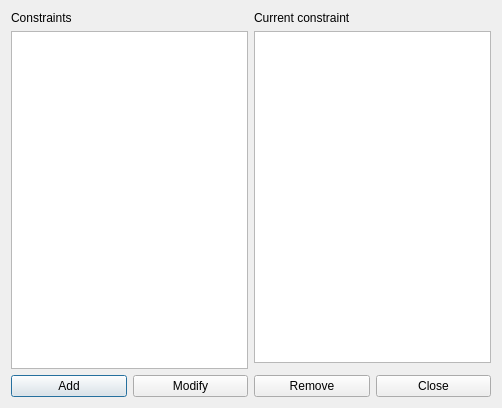
<?xml version="1.0" encoding="UTF-8"?>
<ui version="4.0">
 <class>ConstraintTeachersMaxZeroGapsPerAfternoonForm_template</class>
 <widget class="QDialog" name="ConstraintTeachersMaxZeroGapsPerAfternoonForm_template">
  <property name="geometry">
   <rect>
    <x>0</x>
    <y>0</y>
    <width>502</width>
    <height>408</height>
   </rect>
  </property>
  <property name="windowTitle">
   <string extracomment="This is the title of the dialog in which you see the list of all constraints of this type">Constraints teachers max zero gaps per afternoon</string>
  </property>
  <layout class="QGridLayout" name="gridLayout_2">
   <item row="0" column="0" rowspan="2">
    <layout class="QVBoxLayout" name="verticalLayout_2">
     <item>
      <widget class="QLabel" name="constraintsTextLabel">
       <property name="frameShape">
        <enum>QFrame::NoFrame</enum>
       </property>
       <property name="frameShadow">
        <enum>QFrame::Plain</enum>
       </property>
       <property name="text">
        <string>Constraints</string>
       </property>
       <property name="wordWrap">
        <bool>false</bool>
       </property>
      </widget>
     </item>
     <item>
      <widget class="QListWidget" name="constraintsListWidget"/>
     </item>
    </layout>
   </item>
   <item row="0" column="1">
    <layout class="QVBoxLayout" name="verticalLayout">
     <item>
      <widget class="QLabel" name="currentConstraintTextLabel">
       <property name="text">
        <string>Current constraint</string>
       </property>
       <property name="wordWrap">
        <bool>false</bool>
       </property>
      </widget>
     </item>
     <item>
      <widget class="QPlainTextEdit" name="currentConstraintTextEdit"/>
     </item>
    </layout>
   </item>
   <item row="2" column="0" colspan="2">
    <layout class="QHBoxLayout" name="horizontalLayout">
     <item>
      <widget class="QPushButton" name="addConstraintPushButton">
       <property name="text">
        <string>Add</string>
       </property>
      </widget>
     </item>
     <item>
      <widget class="QPushButton" name="modifyConstraintPushButton">
       <property name="text">
        <string>Modify</string>
       </property>
      </widget>
     </item>
     <item>
      <widget class="QPushButton" name="removeConstraintPushButton">
       <property name="text">
        <string>Remove</string>
       </property>
      </widget>
     </item>
     <item>
      <widget class="QPushButton" name="closePushButton">
       <property name="text">
        <string>Close</string>
       </property>
      </widget>
     </item>
    </layout>
   </item>
  </layout>
 </widget>
 <layoutdefault spacing="6" margin="11"/>
 <resources/>
 <connections/>
</ui>
